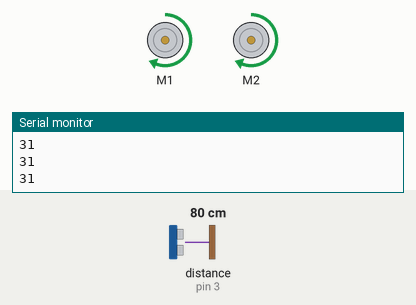
This sketch was run on a simulated Arduino Uno, built with avr-gcc and run on an emulated ATmega328P. Shown: 2 × DC motor (green arrow = forward, orange = backward, longer = faster), the last lines printed to the serial monitor. Wiring (inferred from the names in the program): range finder with pulse-width output: data pin 3. Inputs (shaded band) come from the test bench; at power-on: distance to the obstacle (sensor on pin 3) 80 cm. The echo pulse lasts 58.3 µs per cm.

Above: at 1.2 s.
1.3 s: distance to the obstacle (sensor on pin 3) set to 73 cm
At 2.1 s:
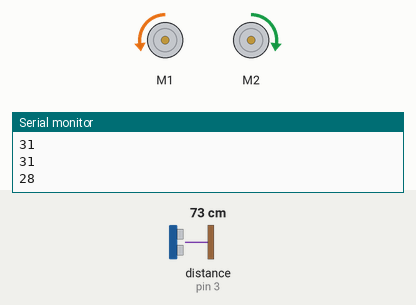
3.2 s: distance to the obstacle (sensor on pin 3) set to 84 cm
6.2 s: distance to the obstacle (sensor on pin 3) set to 89 cm
9.2 s: distance to the obstacle (sensor on pin 3) set to 35 cm
At 10.7 s:
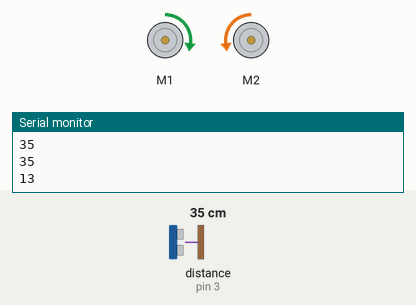
11.1 s: distance to the obstacle (sensor on pin 3) set to 250 cm
At 11.9 s:
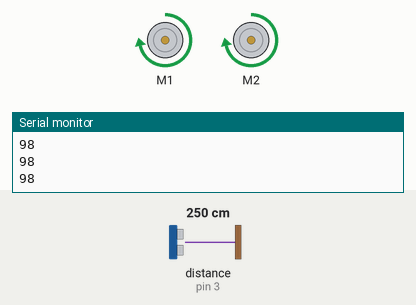
12.8 s: distance to the obstacle (sensor on pin 3) set to 232 cm
14.3 s: distance to the obstacle (sensor on pin 3) set to 223 cm
At 15.0 s:
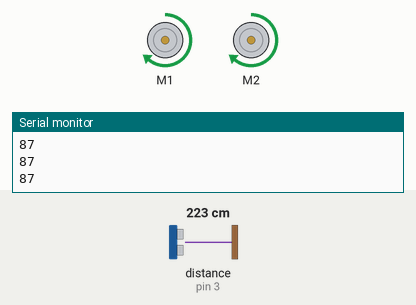
Timing chart, 0 to 16.9 s (numbered marks = the images above; inputs shaded):
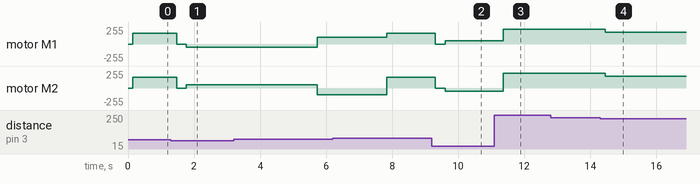

The sketch:

rover.ino
```cpp
/* Sonar pins:
 *  pin 3: PWM input reading
 */

#include <Adafruit_MotorShield.h>
#include <Wire.h>
#include "RoverConstants.h"

//prototypes
uint8_t distance();
uint8_t median(int, int, int);
void roverForward(uint8_t);
void roverBackward(uint8_t);
void roverLeft(uint8_t);
void roverRight(uint8_t);
void roverStop();
void guidanceSystem();
void safeRetreat();

const int sonarInPin = 3;
const int sonarTimeout = 100000; //timeout in microseconds if no pulse received
const unsigned long turnTime = 4000;
const unsigned long turnTime_short = 2000;

boolean turnRight;


Adafruit_MotorShield AFMS = Adafruit_MotorShield();

Adafruit_DCMotor *rightMotor = AFMS.getMotor(1);
Adafruit_DCMotor *leftMotor = AFMS.getMotor(2);

void setup() {
  Serial.begin(9600);

  pinMode(sonarInPin, INPUT);
  turnRight = true;

  AFMS.begin();

  Serial.println("Setup complete.");
}

void loop() {
  uint8_t d = distance();
  Serial.println(d);

  if (d >= FARTHEST) {
    roverForward(LUDACRIS);
  } else if (d >= FARTHER) {
    roverForward(FASTEST);
  } else if (d >= FAR) {
    roverForward(FAST);
  } else if (d >= CLOSE) {
    roverForward(NORMAL);
  } else if (d >= DANGER) {
    roverStop();
    guidanceSystem();
  }

} //end loop()

uint8_t distance() {
  uint8_t d1, d2, d3;
  d1 = pulseIn(sonarInPin, HIGH) / 147;
  d2 = pulseIn(sonarInPin, HIGH) / 147;
  d3 = pulseIn(sonarInPin, HIGH) / 147;

  return median(d1, d2, d3);
} //end distance()

uint8_t median(int a, int b, int c) {
  if (a == b || a == c) return a;
  if (b == c) return b;

  uint8_t max, min;
  if (a > b) {
    max = a;
    min = b;
  } else {
    max = b;
    min = a;
  }

  if (c > max) {
    return max;
  } else if (c < min) {
    return min;
  } else {
    return c;
  }
} //end median(int, int, int)

void roverForward(uint8_t motorSpeed) {
  rightMotor->setSpeed(motorSpeed);
  leftMotor->setSpeed(motorSpeed);
  rightMotor->run(FORWARD);
  leftMotor->run(FORWARD);
}

void roverBackward(uint8_t motorSpeed) {
  rightMotor->setSpeed(motorSpeed);
  leftMotor->setSpeed(motorSpeed);
  rightMotor->run(BACKWARD);
  leftMotor->run(BACKWARD);
}

void roverLeft(uint8_t motorSpeed) {
  rightMotor->setSpeed(motorSpeed);
  leftMotor->setSpeed(motorSpeed);
  rightMotor->run(FORWARD);
  leftMotor->run(BACKWARD);
}

void roverRight(uint8_t motorSpeed) {
  rightMotor->setSpeed(motorSpeed);
  leftMotor->setSpeed(motorSpeed);
  rightMotor->run(BACKWARD);
  leftMotor->run(FORWARD);
}

void roverStop() {
  rightMotor->run(RELEASE);
  leftMotor->run(RELEASE);
}

void guidanceSystem() {
  uint8_t d = distance();
  unsigned long startTime = millis();

  if (turnRight) {
    while (d <= (CLOSE + BUFFER)) {
      d = distance();
      if (d <= DANGER) {
        safeRetreat();
        startTime = millis();
      }
      if ((millis() - startTime) > turnTime) {
        turnRight = false;
        startTime = millis();
        while ((millis() - startTime) < turnTime_short) {
          roverLeft(SLOWEST);
        }
        break;
      }
      roverRight(CRAWL);
    }
  } else {
    while (d <= (CLOSE + BUFFER)) {
      d = distance();
      if (d <= DANGER) {
        safeRetreat();
        startTime = millis();
      }
      if ((millis() - startTime) > turnTime) {
        turnRight = true;
        startTime = millis();
        while ((millis() - startTime) < turnTime_short) {
          roverRight(SLOWEST);
        }
        break;
      }
      roverLeft(CRAWL);
    }
  }

} //end guidanceSystem()

/*
 * While the object is extremely close (DANGER), move backwards slowly.
 * After 3 seconds, test if the object is any farther away, and turn right
 *   if it isn't.
 */
void safeRetreat() {
  unsigned long startTime = millis();
  unsigned long currTime;
  uint8_t initialD = distance();
  while (distance() <= DANGER) {
    currTime = millis();
    if (((currTime - startTime) > 3000) && (distance() == initialD)) {
      while ((millis() - currTime) < 750) {
        if (turnRight) {
          roverRight(SLOWEST);
        } else {
          roverLeft(SLOWEST);
        }
      }
      safeRetreat();
    } else {
      roverBackward(CRAWL);
    }
  }
} //end safeRetreaat()
```

RoverConstants.h
```cpp
const uint8_t LUDACRIS = 255;
const uint8_t FASTEST = 220;
const uint8_t FASTER = 200;
const uint8_t FAST = 180;
const uint8_t NORMAL = 160;
const uint8_t SLOW = 140;
const uint8_t SLOWER = 120;
const uint8_t SLOWEST = 100;
const uint8_t CRAWL = 50;

//predefined distances (inches)
const uint8_t FARTHEST = 120;
const uint8_t FARTHER = 90;
const uint8_t FAR = 60;
const uint8_t CLOSE = 30;
const uint8_t DANGER = 8;
const uint8_t BUFFER = 3;; //buffer before turning stops and forward begins
```

Measured:
- the behaviour switches between 77 and 76 cm on distance to the obstacle (sensor on pin 3) (found by bisection; images 0 and 1)
- the behaviour switches between 229 and 228 cm on distance to the obstacle (sensor on pin 3) (found by bisection; images 3 and 4)
- after the input at 1.3 s, motor M1: forward 160/255 → stopped after 0.17 s, → backward 50/255 0.29 s later; motor M2: forward 160/255 → stopped after 0.17 s, → forward 50/255 0.29 s later
- after the input at 9.2 s, motor M1: forward 160/255 → stopped after 0.11 s, → forward 50/255 0.29 s later; motor M2: forward 160/255 → stopped after 0.11 s, → backward 50/255 0.29 s later
- after the input at 11.1 s, motor M1: forward 50/255 → forward 220/255 after 0.27 s; motor M2: backward 50/255 → forward 220/255 after 0.27 s
- after the input at 14.3 s, motor M1, motor M2: forward 220/255 → forward 180/255 after 0.16 s
